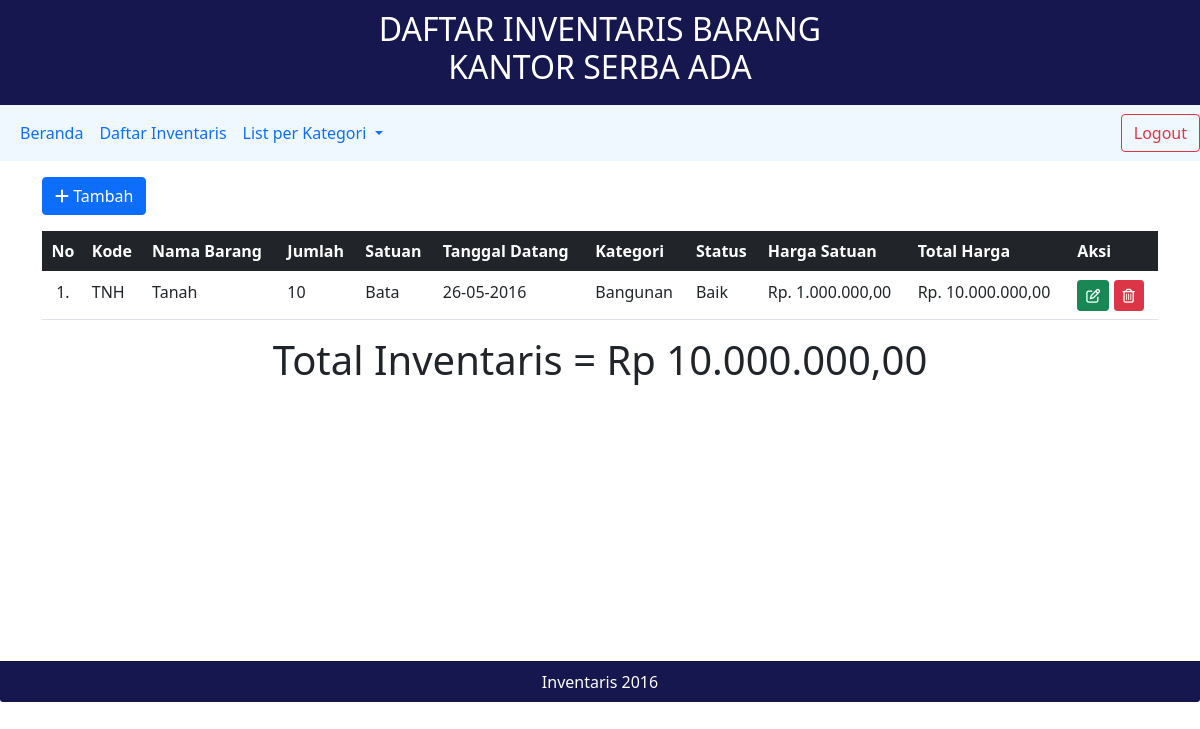
/inventaris.php?cari=bangunan (signed in), run on the app's committed database.
### tables this page shows
CREATE TABLE `inventaris` (
  `kode_barang` varchar(10) NOT NULL,
  `nama_barang` varchar(30) NOT NULL,
  `jumlah` int(11) NOT NULL,
  `satuan` varchar(15) NOT NULL,
  `tgl_datang` date NOT NULL,
  `kategori` varchar(20) NOT NULL,
  `status_barang` varchar(20) NOT NULL,
  `harga` int(20) NOT NULL
);

### inventaris.php (the view, shortened to what this page needs)
<?php
    include "crud.php";
    $urut=1;
    $totalinventaris=0;
?>
<!DOCTYPE html>
<html lang="en">
<head>
  <link href="https://cdn.jsdelivr.net/npm/bootstrap@5.0.0-beta1/dist/css/bootstrap.min.css" rel="stylesheet">
  <link rel="stylesheet" href="style.css">
</head>
<body>
    <div class="header">
        <h2 >DAFTAR INVENTARIS BARANG <br> KANTOR SERBA ADA</h2>
    </div>
    <?php include("header.php") ?>
    <div class="container">
        <a class="btn btn-primary btn-sm-4 mt-3 mb-3" href="tambah.php"><i class="fas fa-plus"></i> Tambah</a>
        <table class="table">
            <thead class="table-dark">
                <th><center>No</center></th>
                <th>Kode</th>
                <th>Nama Barang</th>
                <th>Jumlah</th>
                <th>Satuan</th>
                <th>Tanggal Datang</th>
                <th>Kategori</th>
                <th>Status</th>
                <th>Harga Satuan</th>
                <th>Total Harga</th>
                <th>Aksi</th>
            </thead>
            <?php
            if(isset($_GET['cari'])){
                $cari = $_GET['cari'];
                $query = mysqli_query($koneksi, "SELECT * FROM inventaris WHERE kategori like'%".$cari."%' OR kode_barang like '%".$cari."%'");
            }else{
            $query = mysqli_query($koneksi,"SELECT * FROM inventaris");
            }
            while($data = mysqli_fetch_array($query)) {
            ?>
            <tbody>
                <tr>
                    <td><center><?php echo $urut?>.</center></td>
                    <td><?php echo "$data[kode_barang]"?></td>
                    <td><?php echo "$data[nama_barang]"?></td>
                    <td><?php echo "$data[jumlah]"?></td>
                    <td><?php echo "$data[satuan]"?></td>
                    <td> <?php echo date('d-m-Y', strtotime($data ['tgl_datang'])); ?></td>
                    <td><?php echo "$data[kategori]"?></td>
                    <td><?php echo "$data[status_barang]"?></td>
                    <td><?php echo 'Rp. ' . number_format($data['harga'], 0, ".", "."); ?>,00</td>
                    <td><?php $totalharga = $data['harga'] * $data['jumlah']; echo 'Rp. ' . number_format($totalharga, 0, ".", "."); ?>,00</td>
                    <td>
                        <a href="ubah.php?ubah=<?php echo "$data[kode_barang]"?>" class="btn btn-success btn-sm"><i class="far fa-edit"></i></a>
                        <a href="hapus.php?hapus=<?php echo "$data[kode_barang]"?>" class="btn btn-danger btn-sm"><i class="far fa-trash-alt"></i></a>
                    </td>
                    <?php
                    $urut++;
                    $totalinventaris = $totalinventaris+$totalharga;
                    ?>
                </tr>
            </tbody>
            <?php } ?>
        </table>
        <?php function rupiah($angka){
	    $hasil_rupiah = "Rp " . number_format($angka,2,',','.');
	    return $hasil_rupiah;
        }
        ?>
        <h1><center>Total Inventaris = <?php echo rupiah($totalinventaris);?></center></h1>
    </div>
    <div class="card-footer text-white">
    Inventaris 2016
    </div>
</body>

### style.css (style rules this page uses)
.header { width: 100%; height: 100%; display: block; background-color: #16174f; padding: 10px 20px; text-align: center; color: white; }
.container { width: 100%; height: 500px; background-color: white; align-items: center; }
.card-footer { text-align: center; background-color: #16174f; }

### data on the page
inventaris: kode_barang "TNH", nama_barang "Tanah", jumlah "10", satuan "Bata", tgl_datang "26-05-2016", kategori "Bangunan", status_barang "Baik", harga "1.000.000", totalharga "10.000.000"

### other printed values
rupiah($totalinventaris) "Rp 10.000.000,00"
